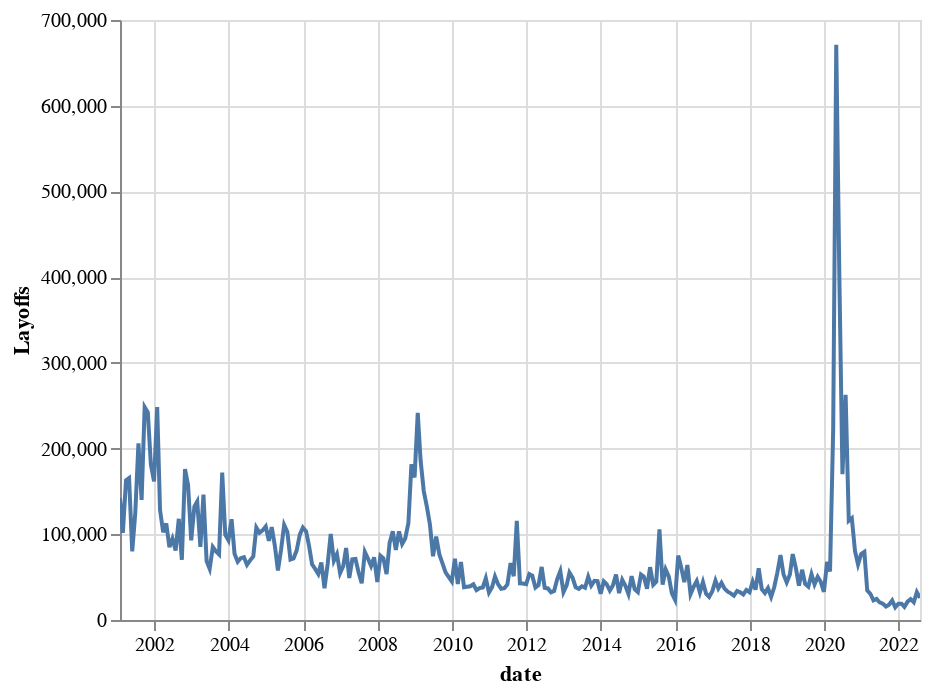

This figure's notebook cell:
### Code cell
selection = alt.selection_interval(bind='scales')
chart = alt.Chart(JOLTS.loc[datetime(2001, 1, 1):, :]).mark_line().encode(x='date', 
                                                                   y='Layoffs', 
                                                                   tooltip=['date', 'Layoffs']).interactive().add_selection(selection)
chart

### Figure 1 — Vega-Lite specification as saved in the notebook (floating-point values rounded to 4 significant figures; data arrays with more than 128 entries replaced by an {"elided": "..."} marker saying what was removed)
{"config": {"view": {"continuousWidth": 400, "continuousHeight": 300}}, "data": {"name": "data-4d84e751636a06b5f7456eb7fd3aceb4"}, "mark": "line", "encoding": {"tooltip": [{"field": "date", "type": "temporal"}, {"field": "Layoffs", "type": "quantitative"}], "x": {"field": "date", "type": "temporal"}, "y": {"field": "Layoffs", "type": "quantitative"}}, "selection": {"selector038": {"type": "interval", "bind": "scales", "encodings": ["x", "y"]}, "selector037": {"type": "interval", "bind": "scales"}}, "$schema": "https://vega.github.io/schema/vega-lite/v4.17.0.json", "datasets": {"data-4d84e751636a06b5f7456eb7fd3aceb4": {"elided": "259 records"}}}
